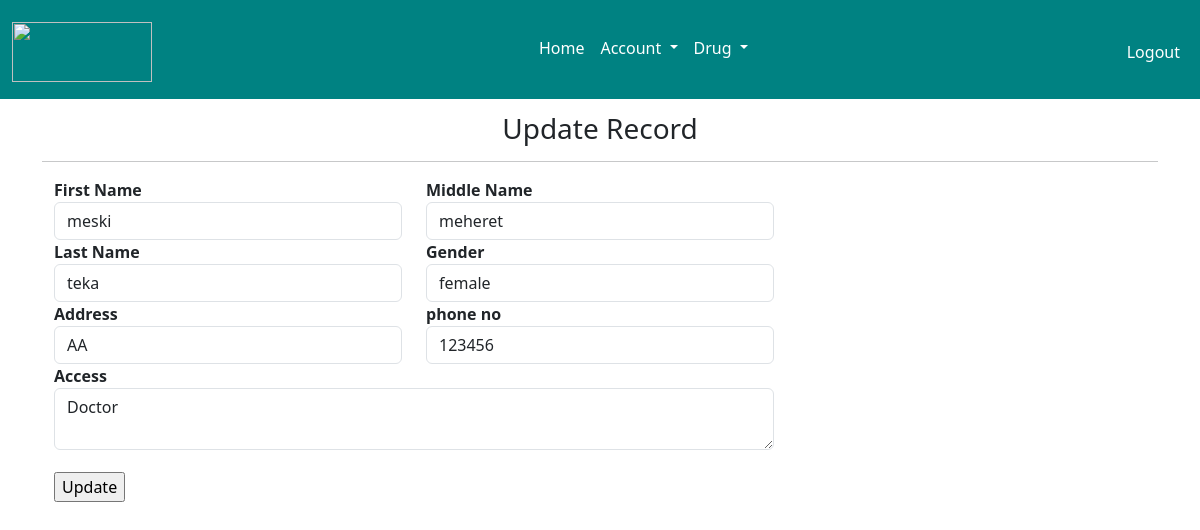
/Adminpage/adminupdate.php?id=74 (signed in), run on the app's committed database.
### tables this page shows
CREATE TABLE `account` (
  `user_id` int(11) NOT NULL,
  `fname` varchar(50) NOT NULL,
  `mname` varchar(50) NOT NULL,
  `lname` varchar(50) NOT NULL,
  `gender` varchar(50) NOT NULL,
  `address` varchar(50) NOT NULL,
  `phone_no` int(8) DEFAULT NULL,
  `access_type` varchar(50) NOT NULL,
  `username` varchar(50) NOT NULL,
  `password` varchar(50) NOT NULL
);

### Adminpage/adminfunction.php (called while the page is built, shortened)
<?php
include('adminheader.php');
?>
<?php
class DB_con
{
function __construct()
{
$conn = mysqli_connect("localhost","root","","new_db");
$this->dbh=$conn;
}
public function fetchonerecord($user_id)
	{
	$oneresult=mysqli_query($this->dbh,"select * from account where user_id=$user_id");
	return $oneresult;
	}
}?>

### Adminpage/adminupdate.php (the view, shortened to what this page needs)
<?php
include('adminheader.php');
?>
<?php
require_once'adminfunction.php';
?>
<!DOCTYPE html>
<html lang="en">
<head>
        <link rel="stylesheet" href="../bootstrap/css/bootstrap.min.css">
</head>
<body>
<div class="container">
<div class="row" style="margin-top:10%; text-align: center;" >
<div class="col-md-12">
<h3>Update Record</h3>
<hr />
</div>
</div>
<?php
$userid=intval($_GET['id']);
$onerecord=new DB_con();
$sql=$onerecord->fetchonerecord($userid);
while($row=mysqli_fetch_array($sql))
  {
  ?>
<section class="vh-100">
  <div class="container-fluid h-custom">
<form name="insertrecord" method="post">
<div class="row" >
<div class="col-md-4" ><b>First Name</b>
<input type="text" id="firstname" name="fname" value="<?php echo htmlentities($row['fname']);?>" class="form-control" pattern="[A-Za-z]{2,20}" >
</div>
<div class="col-md-4"><b>Middle Name</b>
<input type="text" id="middlename" name="mname" value="<?php echo htmlentities($row['mname']);?>" class="form-control" pattern="[A-Za-z]{2,20}" >
</div>
</div>
<div class="row">
<div class="col-md-4"><b>Last Name</b>
<input type="text" id="lastname" name="lname" value="<?php echo htmlentities($row['lname']);?>" class="form-control" pattern="[A-Za-z]{2,20}" >
</div>
<div class="col-md-4"><b>Gender</b>
<input type="text" name="gender" value="<?php echo htmlentities($row['gender']);?>" class="form-control" required>
</div>
</div>
<div class="row">
<div class="col-md-4"><b>Address</b>
<input type="text" id="Address" name="address" value="<?php echo htmlentities($row['address']);?>" class="form-control" pattern="[A-Za-z0-9]{2,50}"/>
</div>
<div class="col-md-4"><b>phone no</b>
<input type="text" id="phonenumber" name="phone_no" value="<?php echo htmlentities($row['phone_no']);?>" class="form-control"  pattern="[97][0-9]{8}">
</div>
</div>
<div class="row">
<div class="col-md-8"><b>Access</b>
<textarea class="form-control" name="access_type" required><?php echo htmlentities($row['access_type']);?></textarea>
</div>
</div>
<?php } ?>
<div class="row" style="margin-top:2%">
<div class="col-md-8">
<input type="submit" name="update" value="Update">
</div>
</div>
     </form>
	</div>
</div>
</body>
</html>

### style.css (style rules this page uses)
@media (min-width: 1025px) { .h-custom { height: 100vh !important; } }

### data on the page
account: fname "meski", mname "meheret", lname "teka", gender "female", address "AA", phone_no "123456", access_type "Doctor"
